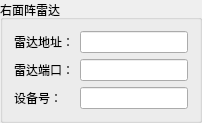
         <widget class="QGroupBox" name="groupBox_56">
          <property name="title">
           <string>右面阵雷达</string>
          </property>
          <layout class="QGridLayout" name="gridLayout_68">
           <item row="0" column="1">
            <widget class="QLineEdit" name="Hypersen_31_Ip">
             <property name="sizePolicy">
              <sizepolicy hsizetype="Expanding" vsizetype="Fixed">
               <horstretch>0</horstretch>
               <verstretch>0</verstretch>
              </sizepolicy>
             </property>
            </widget>
           </item>
           <item row="0" column="0">
            <widget class="QLabel" name="label_128">
             <property name="sizePolicy">
              <sizepolicy hsizetype="Preferred" vsizetype="Fixed">
               <horstretch>0</horstretch>
               <verstretch>0</verstretch>
              </sizepolicy>
             </property>
             <property name="text">
              <string>雷达地址：</string>
             </property>
            </widget>
           </item>
           <item row="1" column="0">
            <widget class="QLabel" name="label_138">
             <property name="sizePolicy">
              <sizepolicy hsizetype="Preferred" vsizetype="Fixed">
               <horstretch>0</horstretch>
               <verstretch>0</verstretch>
              </sizepolicy>
             </property>
             <property name="text">
              <string>雷达端口：</string>
             </property>
            </widget>
           </item>
           <item row="1" column="1">
            <widget class="QLineEdit" name="Hypersen_31_Port">
             <property name="sizePolicy">
              <sizepolicy hsizetype="Expanding" vsizetype="Fixed">
               <horstretch>0</horstretch>
               <verstretch>0</verstretch>
              </sizepolicy>
             </property>
            </widget>
           </item>
           <item row="2" column="0">
            <widget class="QLabel" name="label_126">
             <property name="sizePolicy">
              <sizepolicy hsizetype="Preferred" vsizetype="Fixed">
               <horstretch>0</horstretch>
               <verstretch>0</verstretch>
              </sizepolicy>
             </property>
             <property name="text">
              <string>设备号：</string>
             </property>
            </widget>
           </item>
           <item row="2" column="1">
            <widget class="QLineEdit" name="Hypersen_31_Id">
             <property name="sizePolicy">
              <sizepolicy hsizetype="Expanding" vsizetype="Fixed">
               <horstretch>0</horstretch>
               <verstretch>0</verstretch>
              </sizepolicy>
             </property>
            </widget>
           </item>
          </layout>
         </widget>
